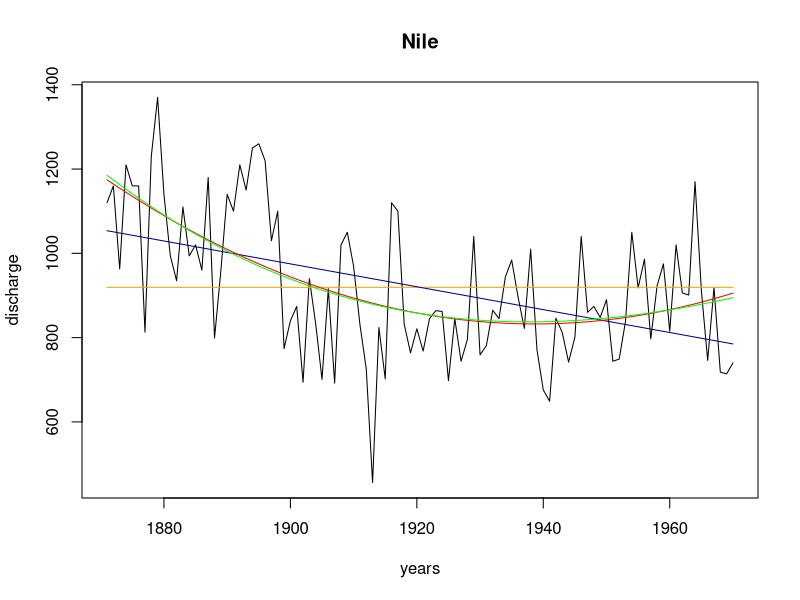
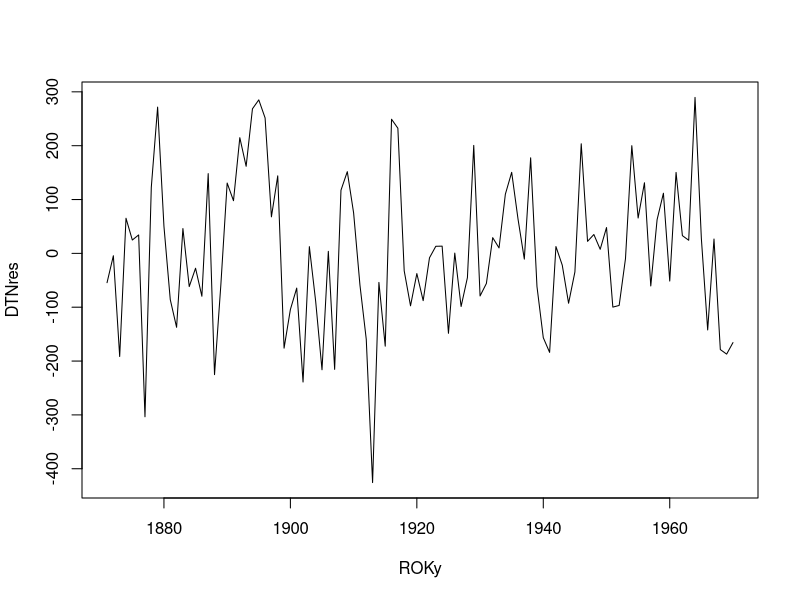

Write the R code that produced these figures, in order.
getwd
getwd()
setwd("")
# --- random processes ---
PDFout = "231123-NILEdetPart.pdf"
TXTout = "231123-NILETXT.txt"
#------ input data
DTN <- Nile
TTT = length(DTN)
stYEAR = tsp(DTN)[1]; endYEAR = tsp(DTN)[2]
ROKy = stYEAR:endYEAR
#-----parametric model
ROKy2 = ROKy^2
ROKy3 = ROKy^3
model0 <- lm(DTN~1) # simple constant model
model1 <- lm(DTN~ROKy) # includes a linear term using the ROKy variable
model2 <- lm(DTN~ROKy+ROKy2) # adds a quadratic term using ROKy2
model3 <- lm(DTN~ROKy+ROKy2+ROKy3) # includes both linear (ROKy) and quadratic (ROKy2) terms, as well as a cubic term (ROKy3).
jmModel = c("constant","line","quadratic","cubic")
jmModel
#------ computation of AIC
ModelAIC <- AIC(model0, model1, model2, model3) #The AIC function is used to compute the AIC for each of the four models
MINaic = min(ModelAIC[,"AIC"])
argMINaic = which.min(ModelAIC[,"AIC"])
#------periodicity
DTNres = model2$residuals # the differences between the observed values and the values predicted by the model
sink(TXTout)
cat("Usage of IC\n\n")
cat("AIC for", jmModel[1], "is", ModelAIC["Model0", "AIC"], "\n")
cat("AIC for", jmModel[2], "is", ModelAIC["Model1", "AIC"], "\n")
cat("AIC for", jmModel[3], "is", ModelAIC["Model2", "AIC"], "\n")
cat("AIC for", jmModel[4], "is", ModelAIC["Model3", "AIC"], "\n\n")
cat("According to AIC we decided for", jmModel[argMINaic], "quadratic model as convenient model for the deterministic part of TS- Nile")
sink()
#-----pictures

pdf(PDFout)
plot(DTN, main = "Nile", xlab = "years", ylab = "discharge")
lines(ROKy, model0$fitted.values, col = "orange")
lines(ROKy, model1$fitted.values, col = "darkblue")
lines(ROKy, model2$fitted.values, col = "red")
lines(ROKy, model3$fitted.values, col = "green")
plot(ROKy,DTNres, type = "l")
dev.off()

#-------Nile deterministic part----
